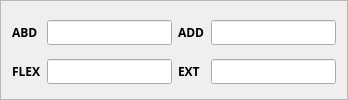
            <widget class="QFrame" name="frame_73">
             <property name="font">
              <font>
               <pointsize>9</pointsize>
              </font>
             </property>
             <property name="frameShape">
              <enum>QFrame::StyledPanel</enum>
             </property>
             <property name="frameShadow">
              <enum>QFrame::Raised</enum>
             </property>
             <layout class="QGridLayout" name="gridLayout_35">
              <property name="bottomMargin">
               <number>6</number>
              </property>
              <item row="0" column="0">
               <widget class="QLabel" name="label_290">
                <property name="font">
                 <font>
                  <family>Segoe UI Black</family>
                  <pointsize>9</pointsize>
                  <weight>75</weight>
                  <bold>true</bold>
                 </font>
                </property>
                <property name="text">
                 <string>ABD</string>
                </property>
               </widget>
              </item>
              <item row="0" column="1">
               <widget class="QLineEdit" name="mhip_abd_l">
                <property name="font">
                 <font>
                  <family>Segoe UI Black</family>
                  <pointsize>9</pointsize>
                  <weight>75</weight>
                  <bold>true</bold>
                 </font>
                </property>
               </widget>
              </item>
              <item row="0" column="2">
               <widget class="QLabel" name="label_291">
                <property name="font">
                 <font>
                  <family>Segoe UI Black</family>
                  <pointsize>9</pointsize>
                  <weight>75</weight>
                  <bold>true</bold>
                 </font>
                </property>
                <property name="text">
                 <string>ADD</string>
                </property>
               </widget>
              </item>
              <item row="0" column="3">
               <widget class="QLineEdit" name="mhip_add_l">
                <property name="font">
                 <font>
                  <family>Segoe UI Black</family>
                  <pointsize>9</pointsize>
                  <weight>75</weight>
                  <bold>true</bold>
                 </font>
                </property>
               </widget>
              </item>
              <item row="1" column="0">
               <widget class="QLabel" name="label_78">
                <property name="font">
                 <font>
                  <family>Segoe UI Black</family>
                  <pointsize>9</pointsize>
                  <weight>75</weight>
                  <bold>true</bold>
                 </font>
                </property>
                <property name="text">
                 <string>FLEX</string>
                </property>
               </widget>
              </item>
              <item row="1" column="1">
               <widget class="QLineEdit" name="mhip_flex_l">
                <property name="font">
                 <font>
                  <family>Segoe UI Black</family>
                  <pointsize>9</pointsize>
                  <weight>75</weight>
                  <bold>true</bold>
                 </font>
                </property>
               </widget>
              </item>
              <item row="1" column="2">
               <widget class="QLabel" name="label_79">
                <property name="font">
                 <font>
                  <family>Segoe UI Black</family>
                  <pointsize>9</pointsize>
                  <weight>75</weight>
                  <bold>true</bold>
                 </font>
                </property>
                <property name="text">
                 <string>EXT</string>
                </property>
               </widget>
              </item>
              <item row="1" column="3">
               <widget class="QLineEdit" name="mhip_ex_l">
                <property name="font">
                 <font>
                  <family>Segoe UI Black</family>
                  <pointsize>9</pointsize>
                  <weight>75</weight>
                  <bold>true</bold>
                 </font>
                </property>
               </widget>
              </item>
             </layout>
            </widget>
